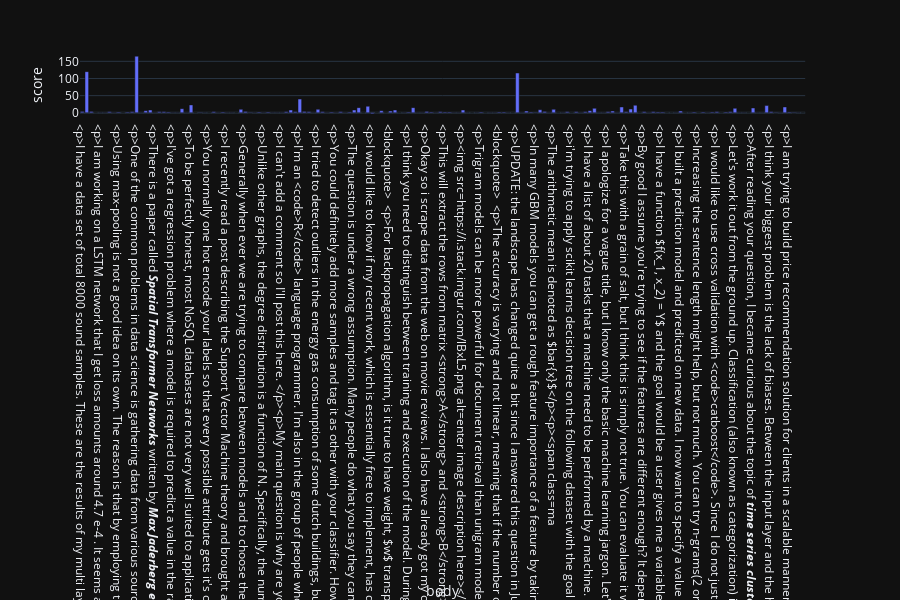

Notebook code for this chart:
### Code cell
import plotly_express as px         
px.bar(hyp5, x='body', y='score', template='plotly_dark')

### Figure 1 — Plotly figure (JSON) as saved in the notebook; plotly's stock layout.template omitted (floating-point values rounded to 4 significant figures; data arrays with more than 128 entries replaced by an {"elided": "..."} marker saying what was removed)
{"data": [{"alignmentgroup": "True", "hoverlabel": {"namelength": 0}, "hovertemplate": "body=%{x}<br>score=%{y}", "legendgroup": "", "marker": {"color": "#636efa"}, "name": "", "offsetgroup": "", "orientation": "v", "showlegend": false, "textposition": "auto", "type": "bar", "x": {"elided": "160 str values"}, "xaxis": "x", "y": {"elided": "160 str values"}, "yaxis": "y"}], "layout": {"barmode": "relative", "height": 600, "legend": {"tracegroupgap": 0}, "margin": {"t": 60}, "xaxis": {"anchor": "y", "domain": [0, 0.98], "title": {"text": "body"}}, "yaxis": {"anchor": "x", "domain": [0, 1], "title": {"text": "score"}}}}
